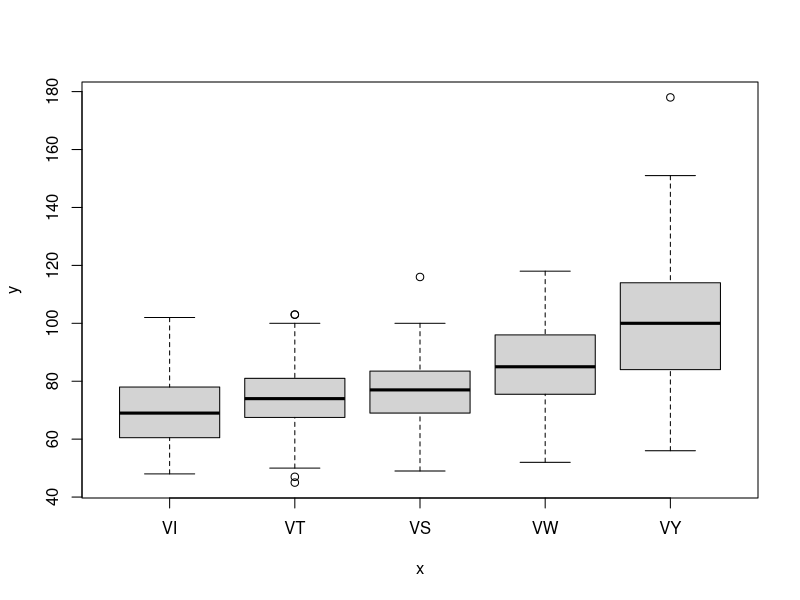
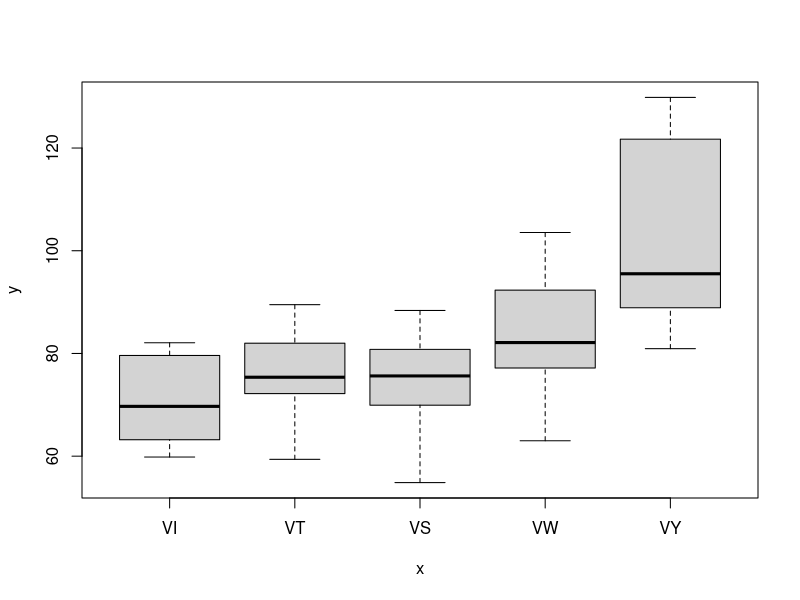

The R source for these figures, in order:
# R
#
VowelTable <- read.table("VowelReductionTest.tsv", header = TRUE, sep = "\t", na.strings = "-");
VowelTable$Style <- factor(VowelTable$Style, levels=c("VI", "VT", "VS", "VW", "VY"), ordered=T);
AverageVowels <- aggregate(cbind(Area, N, i.dist, u.dist, a.dist)~Speaker+Sex+Style, data=VowelTable, mean);
SdevVowels <- aggregate(cbind(Area, N, i.dist, u.dist, a.dist)~Speaker+Sex+Style, data=VowelTable, sd);


#for (Speaker in c("N","I","G","L","E","R","K","H", "D", "O")) {
#print(Speaker)
#print(t.test(VowelTable[VowelTable$Style=="VI"&VowelTable$Speaker==Speaker,]$Area, VowelTable[VowelTable$Style=="VT"&VowelTable$Speaker==Speaker,]$Area));
#};

#analysisVowel<-lm(Area ~ Speaker+Style, data=VowelTable, subset=VowelTable$Speaker=="VI"|VowelTable$Style=="VT")
#analysisVowel<-lm(cbind(i.dist,u.dist,a.dist) ~ Speaker+Style, data=VowelTable)
analysisVowel<-lm(Area ~ Speaker+Style, data=VowelTable)
print(anova(analysisVowel))
print(summary.lm(analysisVowel))

# Box plot of averages by style
plot(VowelTable$Style, VowelTable$Area)

plot(AverageVowels$Style, AverageVowels$Area)
